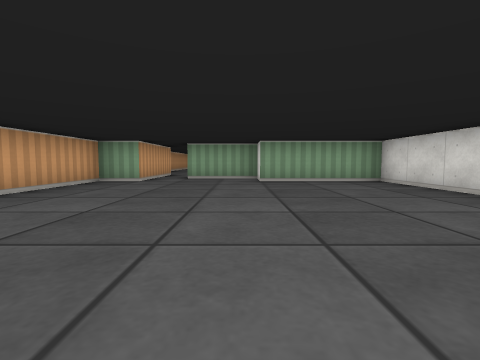
View 1 (above)

22 first-person views from a walk through a cub3D ray-caster map. The camera is about half as high as the walls, tilts 4° down and sees 85° across. The floor is counted in squares. Each view is taken from the middle of a square. On the plan, view 1 faces up. The plan holds only what a view shows up to about 9 squares ahead; the rest is blank. The place goes on beyond the plan.

View 2
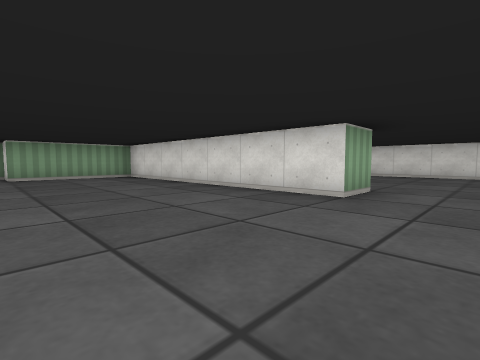

View 3
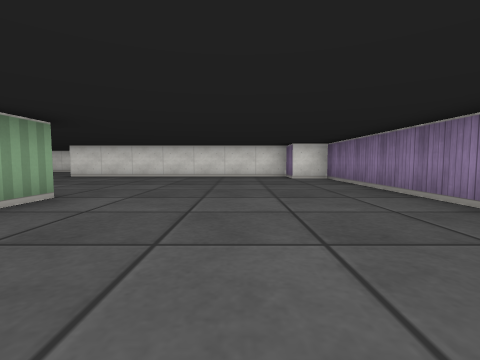

View 4
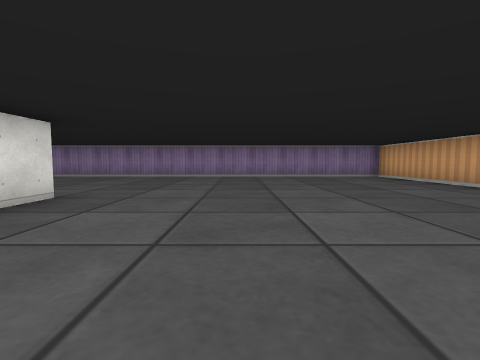

View 5
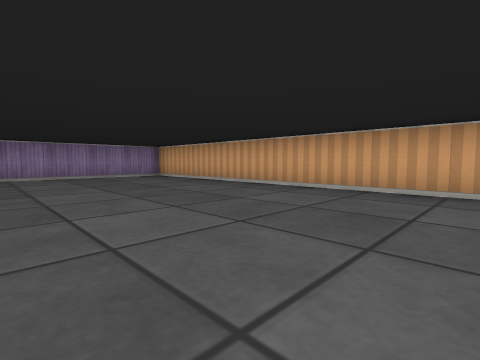

View 6
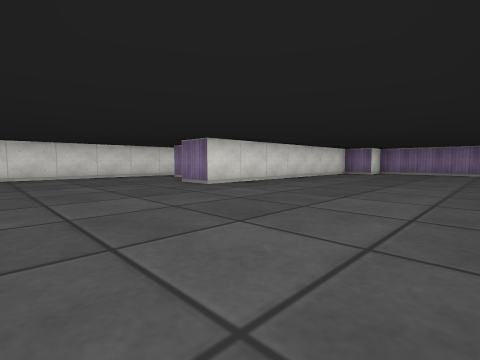

View 7
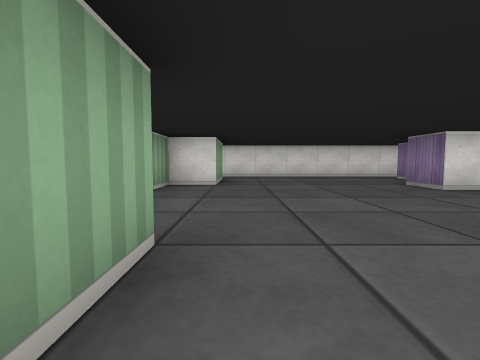

View 8
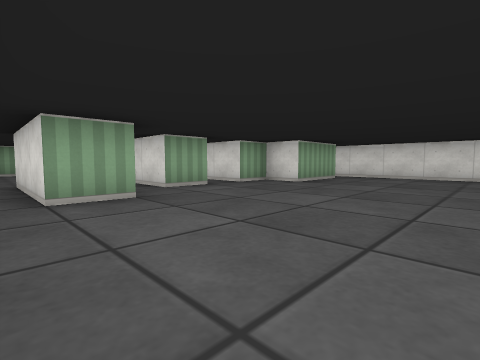

View 9
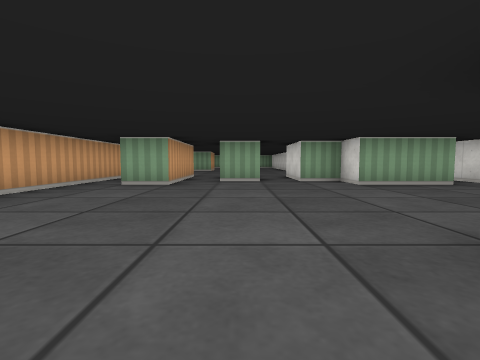

View 10
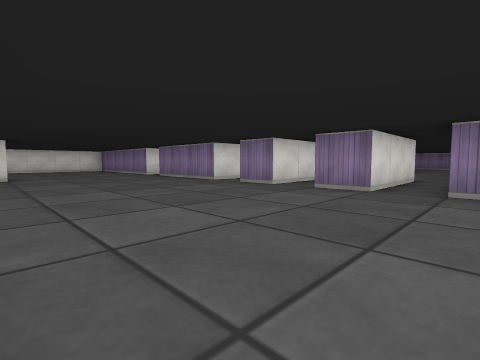

View 11
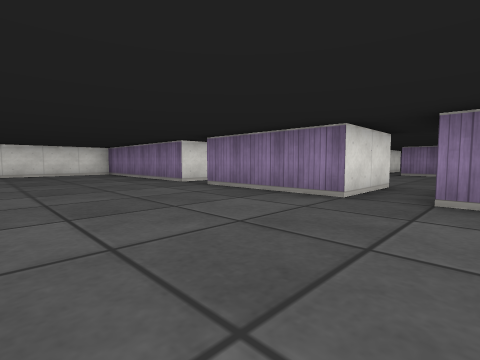

View 12
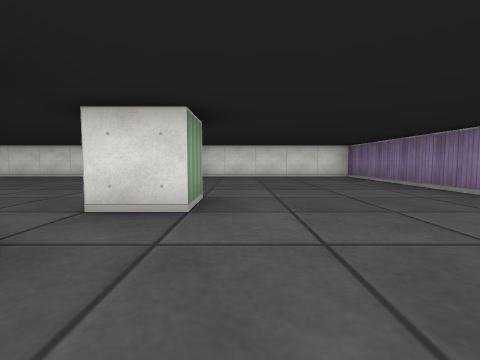

View 13
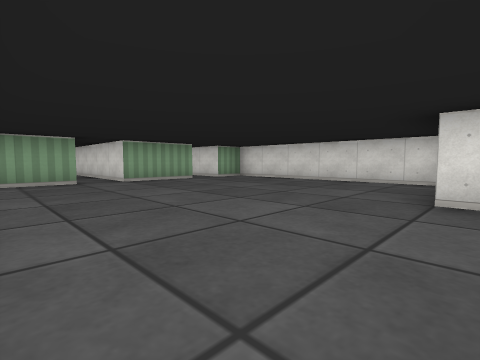

View 14
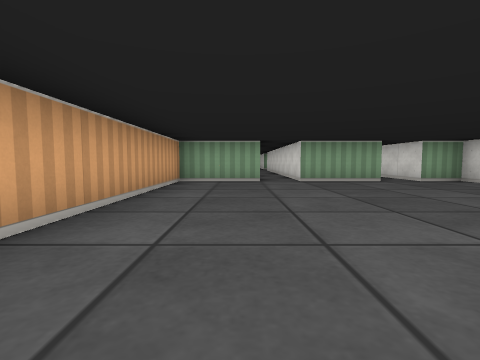

View 15
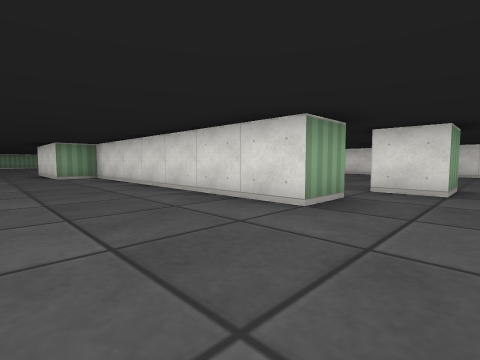

View 16
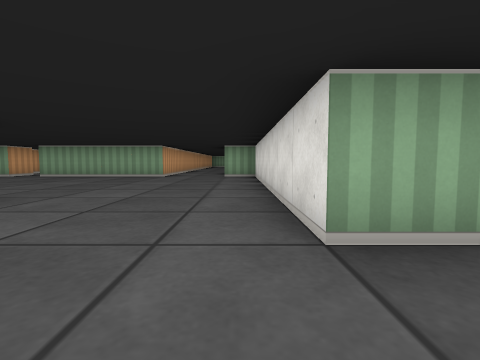

View 17
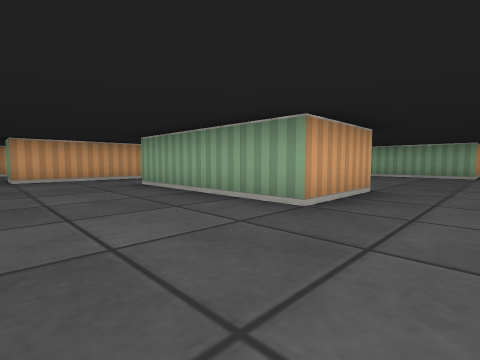

View 18
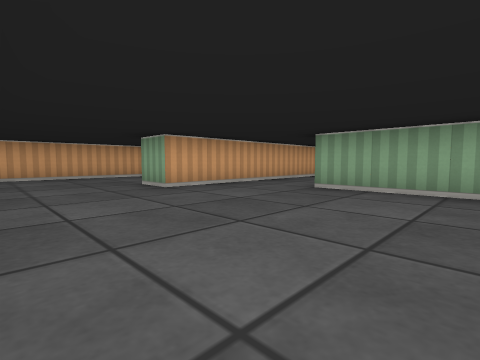

View 19
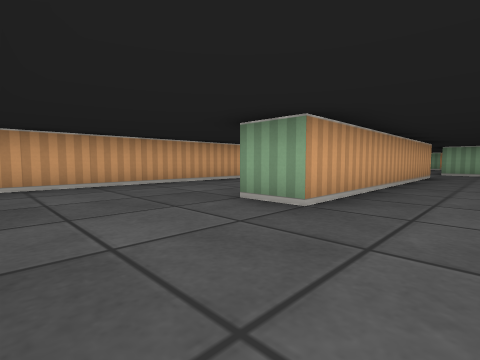

View 20
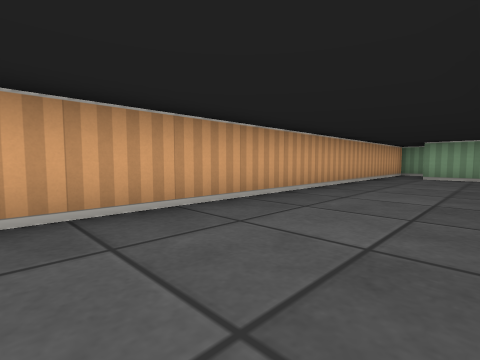

View 21
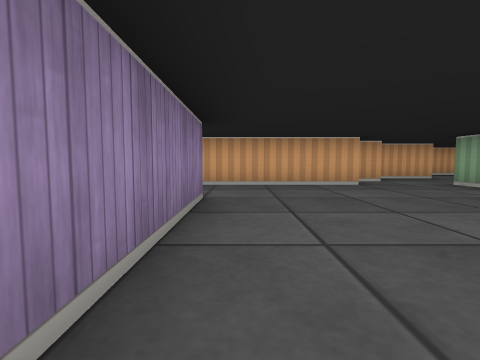

View 22
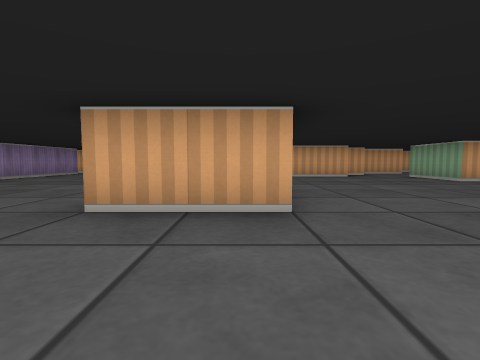

### Floor plan
Ten units are one square. View 1 is at (0, 0); x grows to the right and y downward. Boxes are objects, and circles mark ways between rooms. Rooms are numbered by the first view taken in them; rooms with no view inside come last. Other rooms are left out.
<svg viewBox="-40 -231 230 291">
<path fill="none" stroke="#000" d="M45 5 35 5 35 -65 5 -65 5 -75 -15 -75M45 -64 45 -48M65 -75 65 -65 55 -65M120 -15 125 -15M86 -75 75 -75M135 -9 135 -66M126 -65 105 -65 105 -75 95 -75M-25 -74 -25 -65 -35 -65 -35 55 85 55 85 45 95 45 95 -25 105 -25M65 -166 65 -145 25 -145M116 -145 105 -145 105 -215 95 -215M25 -165 55 -165M135 -135 125 -135 125 -145M75 -215 35 -215M45 -88 45 -64M75 -75 75 -95 85 -95M95 -75 95 -95 125 -95M136 -215 115 -215 115 -165M5 -196 5 -125 -5 -125M55 -65 55 -95 65 -95 65 -75M25 -221 25 -215 5 -215M-1 -95 20 -95M135 -66 135 -95 185 -95 185 -142M-5 -206 -5 -199M-12 -195 -25 -195M185 -159 185 -215 175 -215M166 -215 145 -215M-25 -91 -25 -74M-15 -226 -15 -210M-28 -215 -32 -215M-35 -212 -35 -101"/>
<circle cx="-20" cy="-85" r="3" fill="#2a7"/>
<circle cx="130" cy="-70" r="3" fill="#2a7"/>
<circle cx="50" cy="-70" r="3" fill="#2a7"/>
<circle cx="70" cy="-85" r="3" fill="#2a7"/>
<circle cx="90" cy="-85" r="3" fill="#2a7"/>
<text x="50" y="-10">1</text>
<text x="80" y="-150">2</text>
</svg>
Room 1 opens to room 2.

Where each view was taken, in squares from view 1:
view 1: 0 up, 0 right, facing up
view 2: 2 down, 0 right, facing up-right
view 3: 3 down, 1 right, facing right
view 4: 3 up, 1 right, facing down
view 5: 3 up, 1 right, facing down-left
view 6: 6 up, 5 right, facing down-right
view 7: 6 up, 5 right, facing right
view 8: 3 up, 5 right, facing up-right
view 9: 1 up, 8 right, facing up
view 10: 14 up, 4 right, facing down-right
view 11: 13 up, 8 right, facing down-right
view 12: 13 up, 10 right, facing right
view 13: 15 up, 12 right, facing up-right
view 14: 15 up, 13 right, facing up
view 15: 13 up, 8 right, facing up-right
view 16: 13 up, 10 right, facing up
view 17: 12 up, 8 right, facing up-left
view 18: 10 up, 5 right, facing up-left
view 19: 10 up, 2 right, facing up-left
view 20: 11 up, 1 left, facing up-left
view 21: 17 up, 6 right, facing left
view 22: 16 up, 9 right, facing left
